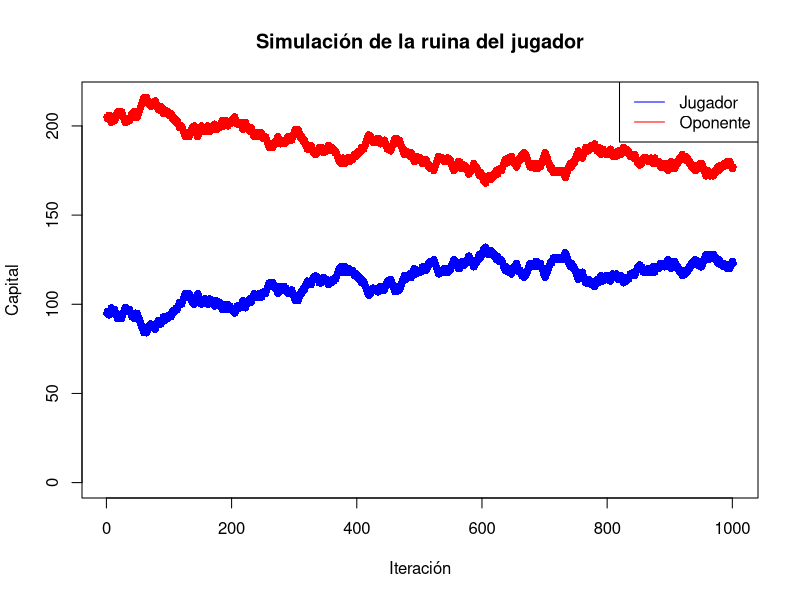

Source code (R):
#Parámetros del ejemplo del BlackJack
Capital_del_jugador <- 95 #Capital inicial del jugador
Capital_del_oponente <- 205 #Capital inicial de la casa para el problema
Prob_ganar <- 0.5 #Probabilidad de ganar una mano
max_it <- 1000 #Máximo de iteraciones para no entrar en bucle

#Inicialización de las variables 
iteracion <- 1
Capital_total_del_jugador <- c(Capital_del_jugador)
Capital_total_del_oponente <- c(Capital_del_oponente)

#Bucle principal de la simulación 
while (Capital_del_jugador>0 && Capital_del_oponente>0 && iteracion<=max_it) {
  #Simular una apuesta
  if (runif(1)<Prob_ganar) {
    #El jugador gana
    Capital_del_jugador <- Capital_del_jugador + 1
    Capital_del_oponente <- Capital_del_oponente - 1
  } else {
    #El jugador pierde
    Capital_del_jugador <- Capital_del_jugador - 1
    Capital_del_oponente <- Capital_del_oponente + 1
  }
  
  #Guardo el capital ganado y perdido
  Capital_total_del_jugador <- c(Capital_total_del_jugador, Capital_del_jugador)
  Capital_total_del_oponente <- c(Capital_total_del_oponente, Capital_del_oponente)
  
  iteracion <- iteracion + 1
}

#Resultados de la simulación
if (Capital_del_jugador==0) {
  cat("El jugador está en la ruina.\n")
} else if (Capital_del_oponente==0) {
  cat("El jugador cumplió con su objetivo.\n")
} else {
  cat("La simulación alcanzó el límite de iteraciones.\n")
}

#Gráfico del historial de capitales
plot(1:length(Capital_total_del_jugador), Capital_total_del_jugador, type="p", col="blue", pch=16, xlab="Iteración", ylab="Capital", main="Simulación de la ruina del jugador", ylim=c(0,max(c(Capital_total_del_jugador, Capital_total_del_oponente))))
points(1:length(Capital_total_del_oponente), Capital_total_del_oponente, col="red", pch=16)
legend("topright",legend=c("Jugador","Oponente"), col=c("blue","red"), lty=1)



